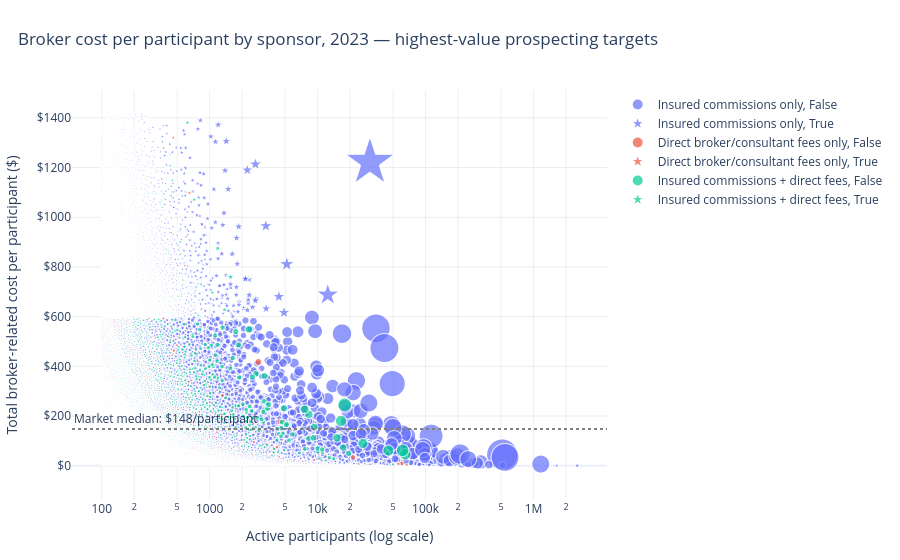

Notebook code for this chart:
### Markdown cell above
# 5. Which specific sponsors are paying the most per participant for broker-related services?

### Code cell
YEAR = 2023  # most recent plan year with substantially complete filings

sch_a = SCH_A.copy()
sch_a["year"] = pd.to_numeric(sch_a["FORM_YEAR"], errors="coerce")
sch_a["commission"] = pd.to_numeric(sch_a["INS_BROKER_COMM_TOT_AMT"], errors="coerce")
sch_a["fees"] = pd.to_numeric(sch_a["INS_BROKER_FEES_TOT_AMT"], errors="coerce")

sch_a_cost = (
    sch_a[sch_a["year"] == YEAR]
    .assign(total=lambda d: d[["commission", "fees"]].sum(axis=1, min_count=1))
    .groupby("ACK_ID", as_index=False)["total"]
    .sum()
    .rename(columns={"total": "sch_a_broker_cost"})
)

sch_c = SCH_C_P1_I2.copy()
sch_c["year"] = pd.to_numeric(sch_c["FORM_YEAR"], errors="coerce")
sch_c["direct"] = pd.to_numeric(sch_c["PROVIDER_OTHER_DIRECT_COMP_AMT"], errors="coerce")
sch_c["indirect"] = pd.to_numeric(sch_c["PROV_OTHER_TOT_IND_COMP_AMT"], errors="coerce")
sch_c["is_broker"] = sch_c["PROVIDER_OTHER_RELATION"].str.contains("broker", case=False, na=False)

sch_c_cost = (
    sch_c[(sch_c["year"] == YEAR) & sch_c["is_broker"]]
    .assign(total=lambda d: d[["direct", "indirect"]].sum(axis=1, min_count=1))
    .groupby("ACK_ID", as_index=False)["total"]
    .sum()
    .rename(columns={"total": "sch_c_broker_cost"})
)

plans_y = (
    F_5500.assign(year=pd.to_numeric(F_5500["FORM_YEAR"], errors="coerce"))
    .query("year == @YEAR")
    [["ACK_ID", "SPONS_DFE_EIN", "BUSINESS_CODE", "TOT_ACTIVE_PARTCP_CNT"]]
    .copy()
)
plans_y["participants"] = pd.to_numeric(plans_y["TOT_ACTIVE_PARTCP_CNT"], errors="coerce")

q5 = plans_y.merge(sch_a_cost, on="ACK_ID", how="left").merge(sch_c_cost, on="ACK_ID", how="left")

q5["sch_a_broker_cost"] = q5["sch_a_broker_cost"].fillna(0)
q5["sch_c_broker_cost"] = q5["sch_c_broker_cost"].fillna(0)
q5["total_broker_cost"] = q5["sch_a_broker_cost"] + q5["sch_c_broker_cost"]

# Keep sponsors that actually show broker-related spend and a meaningful headcount
q5 = q5[(q5["total_broker_cost"] > 0) & (q5["participants"] >= 100)].copy()
q5["cost_per_participant"] = q5["total_broker_cost"] / q5["participants"]

q5["comp_source"] = np.select(
    [
        (q5["sch_a_broker_cost"] > 0) & (q5["sch_c_broker_cost"] > 0),
        q5["sch_a_broker_cost"] > 0,
        q5["sch_c_broker_cost"] > 0,
    ],
    [
        "Insured commissions + direct fees",
        "Insured commissions only",
        "Direct broker/consultant fees only",
    ],
    default="Unknown",
)

# Trim extreme data-entry outliers, consistent with how Q4 handles them.
upper = q5["cost_per_participant"].quantile(0.995)
q5_plot = q5[q5["cost_per_participant"] <= upper].copy()

q5_plot["priority_target"] = (
    (q5_plot["cost_per_participant"].rank(pct=True) >= 0.90)
    & (q5_plot["total_broker_cost"] >= q5_plot["total_broker_cost"].median())
)

fig = px.scatter(
    q5_plot,
    x="participants",
    y="cost_per_participant",
    size="total_broker_cost",
    color="comp_source",
    symbol="priority_target",
    symbol_map={True: "star", False: "circle"},
    hover_data={
        "SPONS_DFE_EIN": True,
        "BUSINESS_CODE": True,
        "total_broker_cost": ":$,.0f",
        "participants": True,
        "cost_per_participant": ":$,.0f",
        "priority_target": False,
    },
    log_x=True,
    title=f"Broker cost per participant by sponsor, {YEAR} — highest-value prospecting targets",
    labels={
        "participants": "Active participants (log scale)",
        "cost_per_participant": "Total broker-related cost per participant ($)",
        "comp_source": "Compensation source",
        "total_broker_cost": "Total broker cost ($)",
        "SPONS_DFE_EIN": "Sponsor EIN",
        "BUSINESS_CODE": "NAICS business code",
    },
    size_max=40,
)

median_cost = q5_plot["cost_per_participant"].median()
fig.add_hline(
    y=median_cost,
    line_dash="dot",
    line_color="gray",
    annotation_text=f"Market median: ${median_cost:,.0f}/participant",
    annotation_position="top left",
)

fig.update_layout(
    template="plotly_white",
    title_x=0.02,
    legend_title_text="",
    margin=dict(l=70, r=40, t=90, b=60),
    yaxis=dict(tickprefix="$", showgrid=True, gridcolor="rgba(0,0,0,0.08)"),
)

fig.show()
fig.write_image(ANALYSIS_PATH / "05-sponsor-prospecting-targets.png", scale=2)

### Figure 1 — Plotly figure (JSON) as saved in the notebook; plotly's stock layout.template omitted (floating-point values rounded to 4 significant figures; data arrays with more than 128 entries replaced by an {"elided": "..."} marker saying what was removed)
{"data": [{"customdata": {"elided": "65964x4 mixed values"}, "hovertemplate": "Compensation source=Insured commissions only<br>Active participants (log scale)=%{x}<br>Total broker-related cost per participant ($)=%{y:$,.0f}<br>Total broker cost ($)=%{customdata[2]:$,.0f}<br>Sponsor EIN=%{customdata[0]}<br>NAICS business code=%{customdata[1]}<extra></extra>", "legendgroup": "Insured commissions only, False", "marker": {"color": "#636efa", "size": {"elided": "65964 float values"}, "sizemode": "area", "sizeref": 23290.0, "symbol": "circle"}, "mode": "markers", "name": "Insured commissions only, False", "showlegend": true, "type": "scattergl", "x": {"elided": "65964 float values"}, "xaxis": "x", "y": {"elided": "65964 float values"}, "yaxis": "y"}, {"customdata": {"elided": "7294x4 mixed values"}, "hovertemplate": "Compensation source=Insured commissions only<br>Active participants (log scale)=%{x}<br>Total broker-related cost per participant ($)=%{y:$,.0f}<br>Total broker cost ($)=%{customdata[2]:$,.0f}<br>Sponsor EIN=%{customdata[0]}<br>NAICS business code=%{customdata[1]}<extra></extra>", "legendgroup": "Insured commissions only, True", "marker": {"color": "#636efa", "size": {"elided": "7294 float values"}, "sizemode": "area", "sizeref": 23290.0, "symbol": "star"}, "mode": "markers", "name": "Insured commissions only, True", "showlegend": true, "type": "scattergl", "x": {"elided": "7294 float values"}, "xaxis": "x", "y": {"elided": "7294 float values"}, "yaxis": "y"}, {"customdata": {"elided": "1035x4 mixed values"}, "hovertemplate": "Compensation source=Direct broker/consultant fees only<br>Active participants (log scale)=%{x}<br>Total broker-related cost per participant ($)=%{y:$,.0f}<br>Total broker cost ($)=%{customdata[2]:$,.0f}<br>Sponsor EIN=%{customdata[0]}<br>NAICS business code=%{customdata[1]}<extra></extra>", "legendgroup": "Direct broker/consultant fees only, False", "marker": {"color": "#EF553B", "size": {"elided": "1035 float values"}, "sizemode": "area", "sizeref": 23290.0, "symbol": "circle"}, "mode": "markers", "name": "Direct broker/consultant fees only, False", "showlegend": true, "type": "scattergl", "x": {"elided": "1035 float values"}, "xaxis": "x", "y": {"elided": "1035 float values"}, "yaxis": "y"}, {"customdata": {"elided": "112x4 mixed values"}, "hovertemplate": "Compensation source=Direct broker/consultant fees only<br>Active participants (log scale)=%{x}<br>Total broker-related cost per participant ($)=%{y:$,.0f}<br>Total broker cost ($)=%{customdata[2]:$,.0f}<br>Sponsor EIN=%{customdata[0]}<br>NAICS business code=%{customdata[1]}<extra></extra>", "legendgroup": "Direct broker/consultant fees only, True", "marker": {"color": "#EF553B", "size": [71510.0, 82980.0, 102500.0, 72100.0, 75890.0, 68180.0, 76110.0, 76020.0, 77440.0, 74000.0, 79070.0, 475500.0, 97370.0, 73280.0, 120100.0, 137300.0, 104300.0, 69720.0, 65120.0, 76200.0, 64740.0, 712700.0, 119600.0, 100000.0, 77870.0, 67780.0, 132100.0, 110400.0, 105600.0, 204200.0, 61210.0, 101200.0, 110800.0, 97220.0, 110000.0, 111200.0, 82840.0, 92560.0, 134000.0, 148500.0, 70960.0, 154500.0, 203300.0, 100100.0, 124800.0, 69440.0, 123200.0, 108400.0, 210500.0, 84840.0, 326900.0, 159400.0, 107400.0, 100200.0, 113600.0, 118500.0, 73770.0, 100200.0, 83050.0, 101000.0, 88630.0, 606200.0, 90680.0, 83290.0, 92090.0, 101000.0, 84340.0, 134400.0, 109300.0, 142000.0, 107200.0, 96300.0, 130400.0, 159500.0, 123300.0, 66850.0, 136600.0, 97490.0, 71100.0, 86940.0, 97040.0, 70420.0, 71430.0, 91170.0, 161900.0, 146200.0, 106400.0, 80700.0, 134100.0, 132400.0, 139800.0, 116300.0, 118300.0, 73270.0, 132300.0, 83060.0, 87130.0, 225300.0, 82260.0, 101700.0, 76350.0, 192600.0, 90140.0, 100200.0, 86080.0, 89960.0, 186100.0, 82710.0, 61190.0, 71060.0, 62590.0, 125700.0], "sizemode": "area", "sizeref": 23290.0, "symbol": "star"}, "mode": "markers", "name": "Direct broker/consultant fees only, True", "showlegend": true, "type": "scattergl", "x": [107.0, 111.0, 163.0, 108.0, 108.0, 107.0, 113.0, 119.0, 105.0, 121.0, 122.0, 590.0, 105.0, 114.0, 172.0, 126.0, 171.0, 103.0, 103.0, 120.0, 108.0, 649.0, 120.0, 161.0, 106.0, 104.0, 167.0, 171.0, 152.0, 186.0, 102.0, 144.0, 177.0, 110.0, 164.0, 132.0, 104.0, 135.0, 164.0, 195.0, 109.0, 256.0, 186.0, 107.0, 172.0, 111.0, 156.0, 137.0, 290.0, 134.0, 360.0, 238.0, 152.0, 120.0, 173.0, 180.0, 114.0, 125.0, 121.0, 120.0, 127.0, 459.0, 111.0, 123.0, 132.0, 140.0, 137.0, 185.0, 165.0, 200.0, 124.0, 161.0, 173.0, 260.0, 165.0, 100.0, 218.0, 153.0, 101.0, 131.0, 117.0, 105.0, 108.0, 104.0, 249.0, 162.0, 120.0, 102.0, 192.0, 208.0, 191.0, 128.0, 169.0, 110.0, 123.0, 133.0, 110.0, 350.0, 106.0, 145.0, 116.0, 271.0, 104.0, 141.0, 122.0, 140.0, 283.0, 113.0, 100.0, 112.0, 100.0, 137.0], "xaxis": "x", "y": [668.3, 747.6, 628.7, 667.6, 702.7, 637.2, 673.5, 638.8, 737.5, 611.5, 648.1, 805.9, 927.3, 642.8, 698.2, 1090.0, 609.7, 676.9, 632.3, 635.0, 599.5, 1098.0, 997.1, 621.3, 734.6, 651.8, 791.0, 645.6, 694.5, 1098.0, 600.1, 702.9, 626.1, 883.8, 670.8, 842.1, 796.6, 685.6, 817.0, 761.4, 651.0, 603.4, 1093.0, 935.3, 725.6, 625.6, 789.8, 791.0, 725.9, 633.1, 908.2, 669.6, 706.5, 835.2, 656.5, 658.4, 647.1, 801.7, 686.3, 841.9, 697.9, 1321.0, 817.0, 677.2, 697.7, 721.1, 615.6, 726.6, 662.5, 710.1, 864.8, 598.2, 753.8, 613.6, 747.4, 668.5, 626.4, 637.2, 704.0, 663.7, 829.4, 670.7, 661.4, 876.6, 650.4, 902.6, 886.3, 791.1, 698.2, 636.4, 731.8, 908.3, 700.1, 666.1, 1076.0, 624.5, 792.1, 643.7, 776.0, 701.6, 658.2, 710.7, 866.8, 710.9, 705.5, 642.6, 657.6, 732.0, 611.9, 634.4, 625.9, 917.7], "yaxis": "y"}, {"customdata": {"elided": "2039x4 mixed values"}, "hovertemplate": "Compensation source=Insured commissions + direct fees<br>Active participants (log scale)=%{x}<br>Total broker-related cost per participant ($)=%{y:$,.0f}<br>Total broker cost ($)=%{customdata[2]:$,.0f}<br>Sponsor EIN=%{customdata[0]}<br>NAICS business code=%{customdata[1]}<extra></extra>", "legendgroup": "Insured commissions + direct fees, False", "marker": {"color": "#00cc96", "size": {"elided": "2039 float values"}, "sizemode": "area", "sizeref": 23290.0, "symbol": "circle"}, "mode": "markers", "name": "Insured commissions + direct fees, False", "showlegend": true, "type": "scattergl", "x": {"elided": "2039 float values"}, "xaxis": "x", "y": {"elided": "2039 float values"}, "yaxis": "y"}, {"customdata": {"elided": "266x4 mixed values"}, "hovertemplate": "Compensation source=Insured commissions + direct fees<br>Active participants (log scale)=%{x}<br>Total broker-related cost per participant ($)=%{y:$,.0f}<br>Total broker cost ($)=%{customdata[2]:$,.0f}<br>Sponsor EIN=%{customdata[0]}<br>NAICS business code=%{customdata[1]}<extra></extra>", "legendgroup": "Insured commissions + direct fees, True", "marker": {"color": "#00cc96", "size": {"elided": "266 float values"}, "sizemode": "area", "sizeref": 23290.0, "symbol": "star"}, "mode": "markers", "name": "Insured commissions + direct fees, True", "showlegend": true, "type": "scattergl", "x": {"elided": "266 float values"}, "xaxis": "x", "y": {"elided": "266 float values"}, "yaxis": "y"}], "layout": {"annotations": [{"showarrow": false, "text": "Market median: $148/participant", "x": 0, "xanchor": "left", "xref": "x domain", "y": 147.9, "yanchor": "bottom", "yref": "y"}], "legend": {"itemsizing": "constant", "title": {"text": ""}, "tracegroupgap": 0}, "margin": {"b": 60, "l": 70, "r": 40, "t": 90}, "shapes": [{"line": {"color": "gray", "dash": "dot"}, "type": "line", "x0": 0, "x1": 1, "xref": "x domain", "y0": 147.9, "y1": 147.9, "yref": "y"}], "title": {"text": "Broker cost per participant by sponsor, 2023 — highest-value prospecting targets", "x": 0.02}, "xaxis": {"anchor": "y", "domain": [0, 1], "title": {"text": "Active participants (log scale)"}, "type": "log"}, "yaxis": {"anchor": "x", "domain": [0, 1], "gridcolor": "rgba(0,0,0,0.08)", "showgrid": true, "tickprefix": "$", "title": {"text": "Total broker-related cost per participant ($)"}}}}
